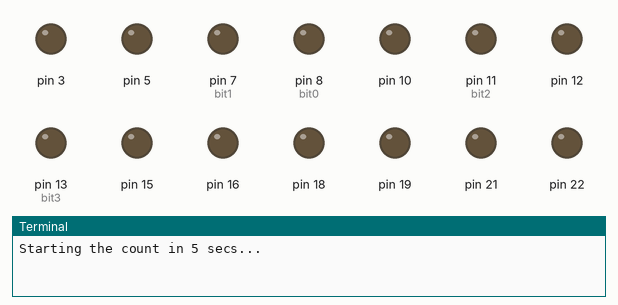
Simulated run of this program. Board: Raspberry Pi (header pin numbers). Parts: output pins drawn as LEDs (lit = HIGH), the last lines printed to the terminal. At 23.0 s the program stops and its outputs stay as they are.

Above: at 0.1 s.
At 6.1 s:
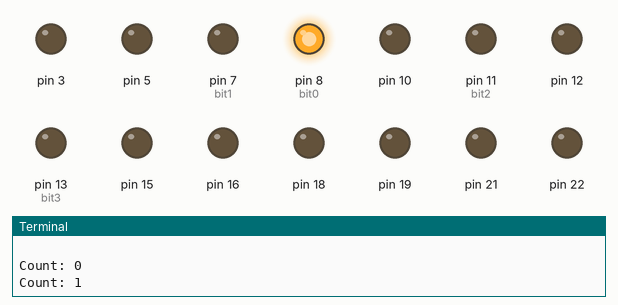
At 8.1 s:
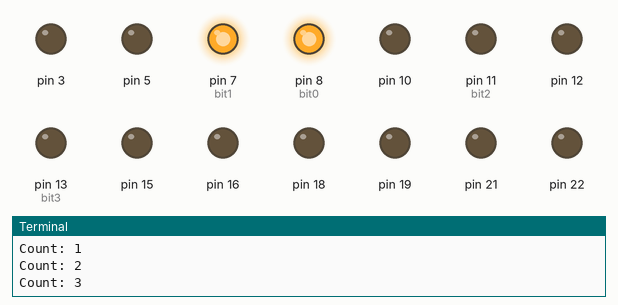
At 11.1 s:
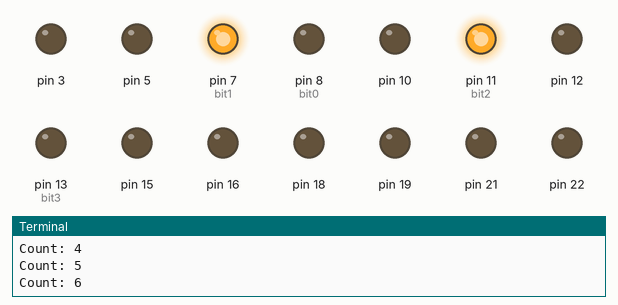
At 16.1 s:
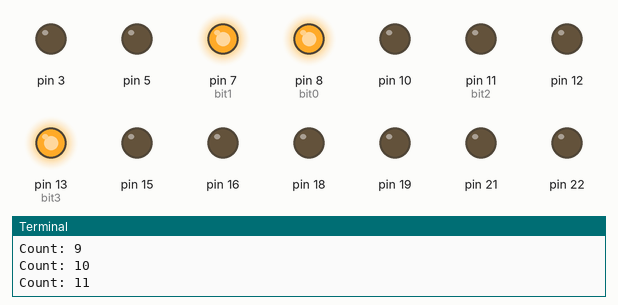
At 22.1 s:
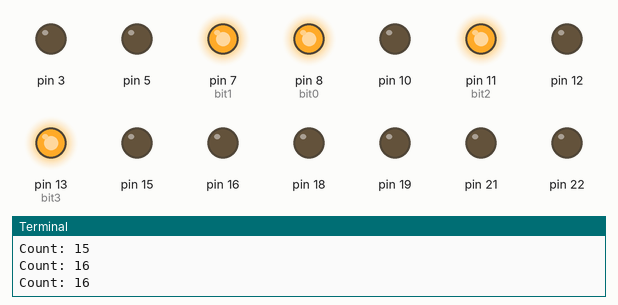
Timing chart, 0 to 24.5 s (numbered marks = the images above):
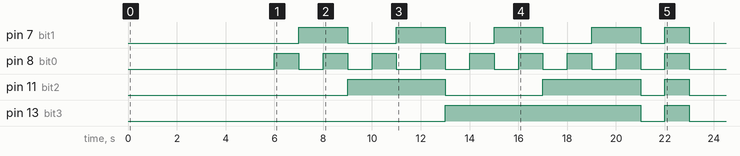

Measured:
- by itself, pin 7 (bit1): goes 3 × (HIGH 2.0 s, LOW 2.0 s), HIGH 2.0 s, LOW 1.0 s, HIGH 1.0 s, then LOW
- by itself, pin 8 (bit0): LOW → HIGH at 6.0 s, → LOW 1.0 s later, → HIGH 1.0 s later, → LOW 1.0 s later, … (18 changes in this stretch)
- by itself, pin 11 (bit2): goes HIGH 4.0 s, LOW 4.0 s, HIGH 4.0 s, LOW 1.0 s, HIGH 1.0 s, then LOW
- by itself, pin 13 (bit3): LOW → HIGH at 13.0 s, → LOW 8.0 s later, → HIGH 1.0 s later, → LOW 1.0 s later

The program:

ledTest02-BinaryCount.py
```python
# The purpose of this code is to use 4 LEDs to count in binary from 0000 up
# to 1111
#
# Sebastian Godoy
# 2014/08/23

import RPi.GPIO as gpio
import time
import cleanGPIO as clean

# Set up the pins to be like the board numbering
gpio.setmode(gpio.BOARD)

# Label the pin I will use for the bit counts
bit0 = 8
bit1 = 7
bit2 = 11
bit3 = 13

# Define pins as outputs
gpio.setup(bit0, gpio.OUT)
gpio.setup(bit1, gpio.OUT)
gpio.setup(bit2, gpio.OUT)
gpio.setup(bit3, gpio.OUT)

# Turn off all the pins in case they were on
gpio.output(bit0,0)
gpio.output(bit1,0)
gpio.output(bit2,0)
gpio.output(bit3,0)

print "Starting the count in 5 secs..."
time.sleep(1)
print "Starting the count in 4 secs..."
time.sleep(1)
print "Starting the count in 3 secs..."
time.sleep(1)
print "Starting the count in 2 secs..."
time.sleep(1)
print "Starting the count in 1 secs..."
time.sleep(1)
print "Starting the count..."
print " "

# Define counter
count = [0,0,0,0],[0,0,0,1],[0,0,1,0],[0,0,1,1],[0,1,0,0],[0,1,0,1],[0,1,1,0],[0,1,1,1],[1,0,0,0],[1,0,0,1],[1,0,1,0],[1,0,1,1],[1,1,0,0],[1,1,0,1],[1,1,1,0],[1,1,1,1],[0,0,0,0],[1,1,1,1]

count_dec = 0

try:
   for i in count:
      gpio.output(bit0,i[3])
      gpio.output(bit1,i[2])
      gpio.output(bit2,i[1])
      gpio.output(bit3,i[0])
      print "Count: " + str(count_dec) + ""

      if count_dec < 16:
         count_dec = count_dec + 1

      time.sleep(1)

   print " "
   clean.cleanGPIO()

except(KeyboardInterrupt):
   print "Keyborad interrupt... cleaning up"
   clean.cleanGPIO()
   quit()
```

cleanGPIO.py
```python
# Function created to clean-up all the GPIO ports form the Rpi.
# With this, the ports are set to off instead of on when the code starts
#
# Sebastian Godoy
# 2014/08/23

import RPi.GPIO as gpio


def cleanGPIO():
   # gpioList = 3,5,7,8,10,11,12,13,15,16,18,19,21,22,23,24,26,29,31,32,33,35,36,37,38,40
   gpioList = 3,5,7,8,10,11,12,13,15,16,18,19,21,22,23,24,26
   for i in gpioList:
      print "Turning off pin " + str(i) + "... "
      gpio.setup(i, gpio.OUT)
      gpio.output(i,0)

   print "... All pins off. Cleaning them up!"
   gpio.cleanup()


def main():
   # Set up the pins to be like the board numbering
   gpio.setmode(gpio.BOARD)

   # Call the function
   cleanGPIO()

if __name__=="__main__":
   main()
```
